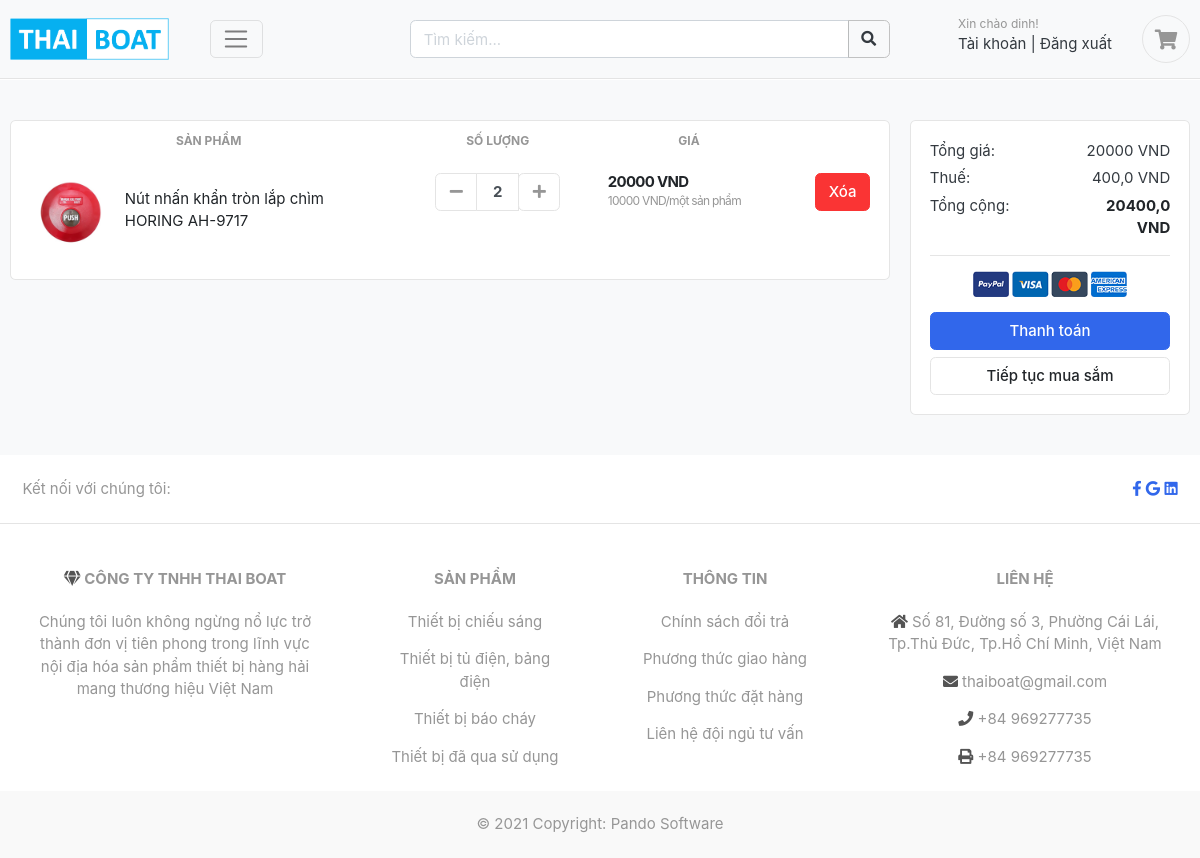
Page /carts/ (signed in) on the committed database.
### accounts/models.py (models this page shows, shortened)
class Account(AbstractBaseUser):
    first_name = models.CharField(max_length=100)
    last_name = models.CharField(max_length=100)
    username = models.CharField(max_length=250, unique=True)
    email = models.EmailField(max_length=100, unique=True)
    phone_number = models.CharField(max_length=50)
    date_joined = models.DateTimeField(auto_now_add=True)
    last_login = models.DateTimeField(auto_now_add=True)
    is_admin = models.BooleanField(default=False)
    is_staff = models.BooleanField(default=False)
    is_active = models.BooleanField(default=True)
    is_superadmin = models.BooleanField(default=False)
    USERNAME_FIELD = 'email'    # Trường quyêt định khi login
    REQUIRED_FIELDS = ['username','first_name', 'last_name']   # Các trường yêu cầu khi đk tài khoản (mặc định đã có email), mặc định có password
    objects = MyAccountManager()
    def __str__(self):
        return self.email

### carts/models.py (models this page shows, shortened)
class CartItem(models.Model):
    user = models.ForeignKey(Account, on_delete=models.CASCADE, null=True)
    product = models.ForeignKey(Product, on_delete=models.CASCADE)
    cart = models.ForeignKey(Cart, on_delete=models.CASCADE, null=True)
    quantity = models.IntegerField()
    is_active = models.BooleanField(default=True)
    def sub_total(self):
        return self.quantity * self.product.price

### store/models.py (models this page shows, shortened)
class Product(models.Model):
    product_name = models.CharField(max_length=255, unique=True)
    slug = models.SlugField(max_length=200, unique=True)
    description = CKEditor5Field('Text', config_name='extends', blank=True)
    price = models.IntegerField()
    images = models.ImageField(upload_to='photos/products')
    stock = models.IntegerField()
    is_available = models.BooleanField(default=True)
    category = models.ForeignKey(Category, on_delete=models.CASCADE)    # Khi xóa category thì Product bị xóa
    created_date = models.DateTimeField(auto_now_add=True)
    modified_date = models.DateTimeField(auto_now=True)
    def get_url(self):
        return reverse('product_detail', args=[self.category.slug, self.slug])

### carts/views.py (the view)
# urls.py: path('', views.cart, name='cart'),
def cart(request, total=0, quantity=0, cart_items=None):
    try:
        if request.user.is_authenticated:
            cart_items = CartItem.objects.filter(user=request.user, is_active=True)
        else:
            cart = Cart.objects.get(cart_id=_cart_id(request=request))
            cart_items = CartItem.objects.filter(cart=cart, is_active=True)
        for cart_item in cart_items:
            total += cart_item.product.price * cart_item.quantity
            quantity += cart_item.quantity
        tax = total * 2 / 100
        grand_total = total + tax
    except ObjectDoesNotExist:
        pass    # Chỉ bỏ qua
    print(request.user)
    context = {
        'total': total,
        'quantity': quantity,
        'cart_items': cart_items,
        'tax': tax if "tax" in locals() else "",
        'grand_total': grand_total if "tax" in locals() else 0,
    }
    return render(request, 'store/cart.html', context=context)

### templates/store/cart.html (shortened to what this page needs)
{% extends 'base.html' %}
{% load static %}
{% load humanizelib %}
{% block content %}
<section class="section-content padding-y bg section-top">
	<div class="container">
		{% if not cart_items %}
		<h2 class="text-center">Giỏ hàng của bạn đang trống</h2>
		<br />
		<div class="text-center">
			<a href="{% url 'store' %}" class="btn btn-primary">Tiếp tục mua sắm</a>
		</div>
		{% else %}
		<div class="row">
			<aside class="col-lg-9">
				<div class="card">
					<table class="table table-borderless table-shopping-cart">
						<thead class="text-muted">
							<tr class="small text-uppercase text-lg-center">
								<th scope="col">Sản phẩm</th>
								<th scope="col" width="120">Số lượng</th>
								<th scope="col" width="200">Giá</th>
								<th scope="col" class="text-right" width="100"></th>
							</tr>
						</thead>
						<tbody>
							{% for cart_item in cart_items %}
							<tr>
								<td>
									<figure class="itemside align-items-center">
										<div class="aside">
											<img src="{{ cart_item.product.images.url }}" class="img-sm" />
										</div>
										<figcaption class="info">
											<a href="{{ cart_item.product.get_url }}" class="title text-dark">{{ cart_item.product.product_name }}</a>
										</figcaption>
									</figure>
								</td>
								<td>
									<div class="col">
										<div class="input-group input-spinner">
											<div class="input-group-prepend">
												<a href="{% url 'remove_cart' cart_item.product.id cart_item.id %}"
													class="btn btn-light" type="button">
													<i class="fa fa-minus"></i>
												</a>
											</div>
											<input type="text" class="form-control" value="{{ cart_item.quantity }}" />
											<div class="input-group-append">
												<form action="{% url 'add_cart' cart_item.product.id %}" method="post">
													<button class="btn btn-light" type="submit" id="button-plus">
														<i class="fa fa-plus"></i>
													</button>
												</form>
											</div>
										</div>
									</div>
								</td>
								<td>
									<div class="price-wrap">
										<var class="price">{{ cart_item.sub_total|intcomma }} VND</var>
										<small class="text-muted">
											{{ cart_item.product.price|intcomma }} VND/một sản phẩm
										</small>
									</div>
								</td>
								<td class="text-right">
									<a href="{% url 'remove_cart_item' cart_item.product.id cart_item.id %}"
										class="btn btn-danger" onclick="return confirm('Are you sure?')">
										Xóa</a>
								</td>
							</tr>
							{% endfor %}
						</tbody>
					</table>
				</div>
			</aside>
			<aside class="col-lg-3">
				<div class="card">
					<div class="card-body">
						<dl class="dlist-align">
							<dt>Tổng giá:</dt>
							<dd class="text-right">{{ total|intcomma }} VND</dd>
						</dl>
						<dl class="dlist-align">
							<dt>Thuế:</dt>
							<dd class="text-right">{{ tax|intcomma }} VND</dd>
						</dl>
						<dl class="dlist-align">
							<dt>Tổng cộng:</dt>
							<dd class="text-right text-dark b">
								<strong>{{ grand_total|intcomma }} VND</strong>
							</dd>
						</dl>
						<hr />
						<p class="text-center mb-3">
							<img src="{% static 'images/misc/payments.png' %}" height="26" />
						</p>
						<a href="{% url 'checkout' %}" class="btn btn-primary btn-block">
							Thanh toán
						</a>
						<a href="{% url 'store' %}" class="btn btn-light btn-block">Tiếp tục mua sắm</a>
					</div>
				</div>
			</aside>
		</div>
		{% endif %}
	</div>
</section>
{% endblock %}

### templates/includes/navbar.html (shortened to what this page needs)
{% load static %}
<header class="section-header bg fixed-top">
    <section class="header-main border-bottom padding-mobile">
        <div class="container">
            <div class="row align-items-center">
                <div class="col-lg-2 col-md-3 col-6">
                    <a href="{% url 'home' %}" class="brand-wrap logo-top">
                        <img class="logo" src="{% static './images/logo.png' %}">
                    </a>
                </div>
                <div class="col-lg-2 col-md-3 col-6">
                    <button class="navbar-toggler navber-right" type="button" data-toggle="collapse" data-target="#navbarTop5"
                    aria-controls="navbarNav" aria-expanded="false" aria-label="Toggle navigation">
                        <span class="navbar-toggler-icon"></span>
                    </button>
                </div>
                <div class="col-lg  col-md-6 col-sm-12 col">
                    <form action="{% url 'search' %}" class="search" method="GET">
                        <div class="input-group w-100">
                            <input type="text" class="form-control" style="width:50%;" placeholder="Tìm kiếm..." name="q" value="{{ q }}">
                            <div class="input-group-append">
                                <button class="btn" type="submit" style="border:1px solid rgba(181, 181, 181, 0.8);">
                                    <i class="fa fa-search"></i>
                                </button>
                            </div>
                        </div>
                    </form>
                </div>
                <div class="disk-block col-lg-3 col-sm-6 col-8 order-2 order-lg-3">
                    <div class="d-flex justify-content-end mb-3 mb-lg-0">
                        {% if user.id is None %}
                        <div class="widget-header">
                            <small class="title text-muted">Thai Boat chào mừng bạn</small>
                            <div>
                                <a href="{% url 'login' %}">Đăng nhập</a> <span class="dark-transp"> | </span>
                                <a href="{% url 'register' %}"> Đăng ký</a>
                            </div>
                        </div>
                        {% else %}
                        <div class="widget-header">
                            <small class="title text-muted">Xin chào {{ user.first_name }}!</small>
                            <div>
                                <a href="{% url 'dashboard' %}">Tài khoản</a> <span class="dark-transp"> | </span>
                                <a href="{% url 'logout' %}"> Đăng xuất</a>
                            </div>
                        </div>
                        {% endif %}
                        <a href="{% url 'cart' %}" class="widget-header pl-3 ml-3">
                            <div class="icon icon-sm rounded-circle border"><i class="fa fa-shopping-cart"></i>
                            </div>
                        </a>
                    </div>
                </div>
            </div>
        </div>
    </section>
</header>

### static/css/ui.css (style rules this page uses)
html { font-family: "Inter", sans-serif; font-size: 15px; }
.price-wrap { letter-spacing: -0.7px; }
.icon-xs, .icon-sm, .icon-md, .icon-lg { display: inline-block; text-align: center; flex-shrink: 0; flex-grow: 0; }
.icon-sm { width: 48px; height: 48px; line-height: 48px !important; font-size: 20px; }
.img-xs, .img-sm, .img-md, .img-lg { -o-object-fit: cover; object-fit: cover; flex-shrink: 0; flex-grow: 0; }
.img-sm { width: 80px; height: 80px; }
.padding-y { padding-top: 40px; padding-bottom: 40px; }
var { font-style: normal; }
figure { margin-bottom: 0; }
.bg { background-color: #f8f9fa; }
.b { font-weight: 600; }
.header-main { position: relative; padding-top: 1rem; padding-bottom: 1rem; }
.brand-wrap .logo, .navbar-brand .logo { margin-right: 7px; max-height: 42px; display: inline-block; }
.widget-header { display: inline-block; vertical-align: middle; position: relative; }
.widget-header a { color: #343a40; }
.widget-header i { color: #969696; }
.widget-header .title { display: block; }
.btn-light { background-color: #fff; border-color: #e4e4e4; }
.btn-light i { color: #969696; }
.itemside { position: relative; display: flex; width: 100%; }
.itemside .aside { position: relative; flex-shrink: 0; }
.itemside .info { padding-left: 15px; padding-right: 7px; }
.itemside .title { display: block; margin-bottom: 5px; color: #212529; }
[class*=dlist-] { margin-bottom: 5px; }
[class*=dlist-] dd { margin-bottom: 0; }
.dlist-align { display: flex; }
.dlist-align dt { width: 150px; word-wrap: break-word; font-weight: normal; }
.dlist-align dd { flex-grow: 1; }
.price { font-weight: 600; color: #212529; }
.input-spinner { width: 125px; flex-wrap: nowrap; display: inline-flex; vertical-align: middle; }
.input-spinner input.form-control { text-align: center; max-width: 46px; font-weight: bold; flex-basis: 46px; border-color: #e4e4e4; flex-grow: 0; }
.input-spinner .btn { width: 42px; text-align: center; padding-left: 0.5rem; padding-right: 0.5rem; }
.table-shopping-cart.table td, .table-shopping-cart.table th { padding-left: 1.25rem; padding-right: 1.25rem; }
.table-shopping-cart .price-wrap { line-height: 1.2; }
.table-shopping-cart .price { font-weight: bold; margin-right: 5px; display: block; }

### static/css/navbar.css (style rules this page uses)
.section-top { margin-top: 80px; }

### static/css/content-styles.css (style rules this page uses)
:root { --ck-color-image-caption-background: hsl(0, 0%, 97%); --ck-color-image-caption-text: hsl(0, 0%, 20%); --ck-color-mention-background: hsla(341, 100%, 30%, 0.1); --ck-color-mention-text: hsl(341, 100%, 30%); --ck-color-table-caption-background: hsl(0, 0%, 97%); --ck-color-table-caption-text: hsl(0, 0%, 20%); --ck-highlight-marker-blue: hsl(201, 97%, 72%); --ck-highlight-marker-green: hsl(120, 93%, 68%); --ck-highlight-marker-pink: hsl(345, 96%, 73%); --ck-highlight-marker-yellow: hsl(60, 97%, 73%); --ck-highlight-pen-green: hsl(112, 100%, 27%); --ck-highlight-pen-red: hsl(0, 85%, 49%); --ck-image-style-spacing: 1.5em; --ck-inline-image-style-spacing: calc(var(--ck-image-style-spacing) / 2); --ck-todo-list-checkmark-size: 16px; }

### rows in the picture
Account: first_name "dinh"
CartItem: product.images (picture), product.product_name "Nút nhấn khẩn tròn lắp chìm HORING AH-9717", quantity "2", sub_total "20000", product.price "10000"

### other values in the picture
{{ total|intcomma }} "20000"
{{ tax|intcomma }} "400,0"
{{ grand_total|intcomma }} "20400,0"
